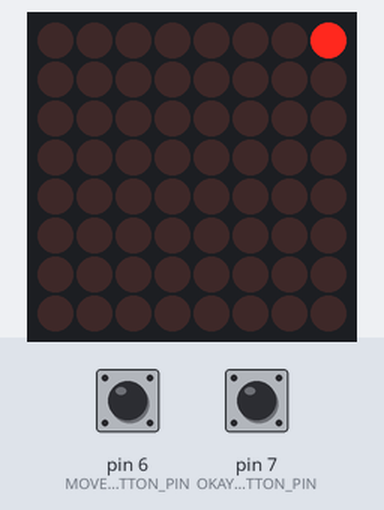
Simulated run of this sketch. Board: Arduino Uno, built with avr-gcc and run on an emulated ATmega328P. Shown: 8×8 LED matrix. The test bench sets the inputs (shaded band); at power-on: pin 7 (OKAY_BUTTON_PIN) HIGH, pin 6 (MOVE_BUTTON_PIN) HIGH.

Above: at 1.2 s.
1.3 s: pin 7 (OKAY_BUTTON_PIN) pulled LOW for 0.15 s
At 2.14 s:
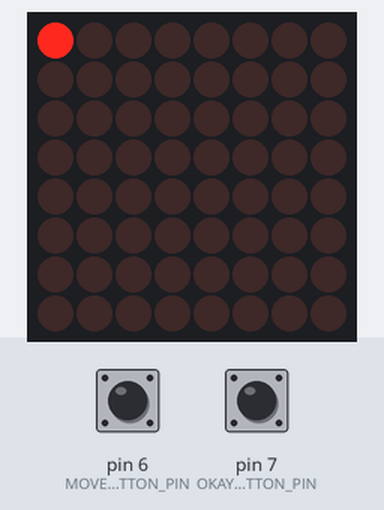
3.2 s: pin 6 (MOVE_BUTTON_PIN) pulled LOW for 1 s
At 3.35 s:
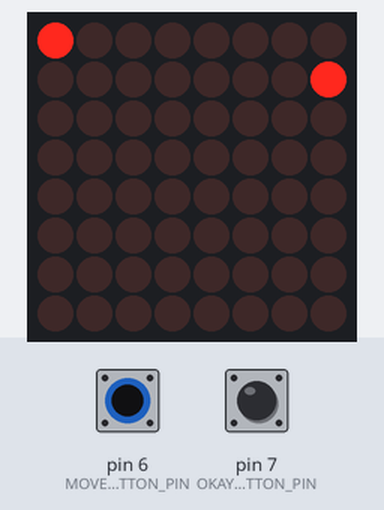
5.7 s: pin 7 (OKAY_BUTTON_PIN) pulled LOW for 1 s
At 5.93 s:
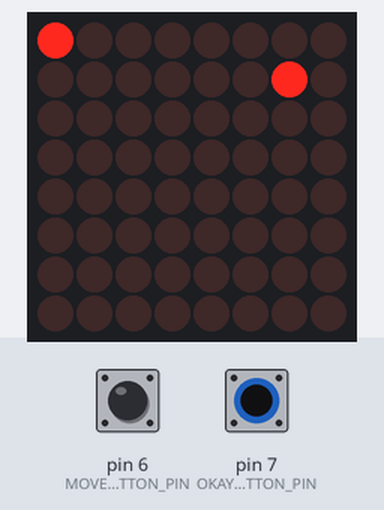
8.2 s: pin 6 (MOVE_BUTTON_PIN) pulled LOW for 0.15 s
At 8.3 s:
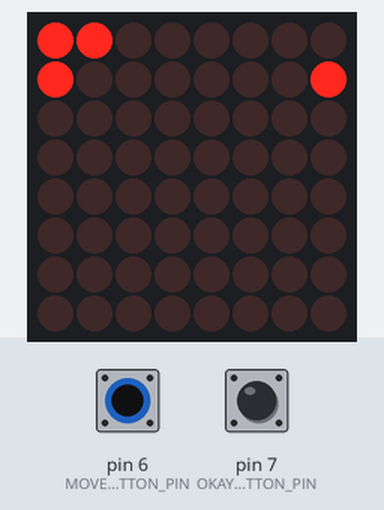
10.0 s: pin 7 (OKAY_BUTTON_PIN) pulled LOW for 0.15 s
At 10.25 s:
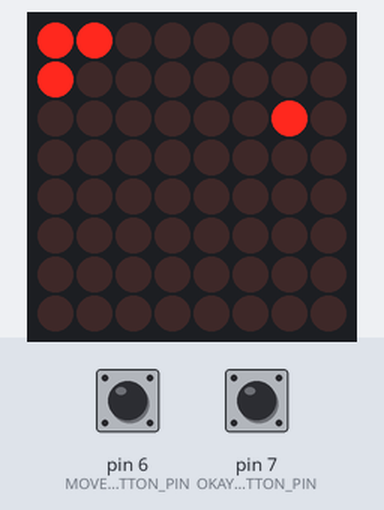
12.0 s: pin 6 (MOVE_BUTTON_PIN) pulled LOW for 3.2 s
At 12.05 s:
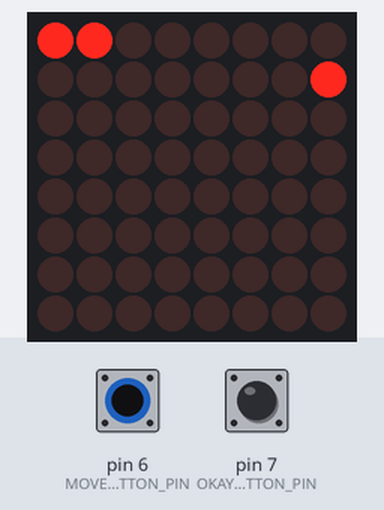

Measured:
- after the input at 1.3 s, the display: first changes after 0.14 s (image 1 shows a later state)
- after the input at 3.2 s, the display: first differs from a run without the input after 0.15 s (image 2)
- after the input at 5.7 s, the display: first differs from a run without the input after 0.22 s (image 3)
- after the input at 8.2 s, the display: first differs from a run without the input after 0.09 s (image 4)
- after the input at 10.0 s, the display: first differs from a run without the input after 0.25 s (image 5)
- after the input at 12.0 s, the display: changes after 0.05 s (image 6)

The sketch:

Connect4.ino
```cpp
#include <LedControl.h>
#include <binary.h>

#include "Connect4Game.hpp"
#include "LEDBoardRenderer.hpp"

// LED matrix pins
const int DATA_PIN = 12;
const int CLOCK_PIN = 11;
const int CS_PIN = 10;

// Button pins
const int MOVE_BUTTON_PIN = 6;
const int OKAY_BUTTON_PIN = 7;

LedControl led = LedControl(
    DATA_PIN,
    CLOCK_PIN,
    CS_PIN,
    // One device
    1);

Connect4Game<8, 8, 2> game = Connect4Game<8, 8, 2>();

void setup()
{
    // Wake up the device
    led.shutdown(0, false);
    led.setIntensity(0, 0);

    // Activate internal pull up resistors for button pins
    pinMode(MOVE_BUTTON_PIN, INPUT_PULLUP);
    pinMode(OKAY_BUTTON_PIN, INPUT_PULLUP);
}

void playingLoop()
{
    if (digitalRead(MOVE_BUTTON_PIN) == LOW)
    {
        game.movePlayer(Direction::right);
    }

    if (digitalRead(OKAY_BUTTON_PIN) == LOW)
    {
        game.placePlayer();
    }

    // Render player ones chips first, so they are solid
    renderBoard(led, game.getPlayerBoard(0));
    // If we are player one, render the player in both frames
    if (game.getPlayerNumber() == 0)
    {
        renderPlayer(led, game.getPlayerPosition());
    }
    delay(50);

    // Frame two, render both players chips. This makes player
    // twos chips flash.
    renderBoards(led, game.getPlayerBoard(0), game.getPlayerBoard(1));
    renderPlayer(led, game.getPlayerPosition());
    delay(50);

    game.step();
}

void winnerLoop()
{
    // Handle leaving the winning screen
    if (digitalRead(MOVE_BUTTON_PIN) == LOW ||
        digitalRead(OKAY_BUTTON_PIN) == LOW)
    {
        // Slowly wipe the screen
        for (int row = 7; row >= 0; row--)
        {
            led.setColumn(0, row + 2, B00000000);
            led.setColumn(0, row + 1, row % 2 == 0 ? B01010101 : B10101010);
            led.setColumn(0, row, B11111111);
            delay(100);
        }
        game.restart();
        return;
    }

    // Handle flashing the winning points
    const Vec2i *win = game.getWin();

    // First render all the boards as solid
    renderBoards(led, game.getPlayerBoard(0), game.getPlayerBoard(1));
    // but turn off the winning line
    for (int i = 0; i < 4; i++)
    {
        led.setLed(0, win[i].x, win[i].y, false);
    }
    delay(100);

    // Now render the winning line, so it flashes
    for (int i = 0; i < 4; i++)
    {
        led.setLed(0, win[i].x, win[i].y, true);
    }

    delay(100);
}

void loop()
{
    if (game.hasWinner())
    {
        winnerLoop();
    }
    else
    {
        playingLoop();
    }
}
```

Board.hpp
```cpp
#ifndef BOARD_HPP
#define BOARD_HPP

// Simple template class for easily
// getting/setting boolean array values
template <int WIDTH, int HEIGHT>
class Board
{
  public:
    const bool *getData() const
    {
        return board;
    }

    void set(const int x, const int y, const bool val)
    {
        const int index = (x % WIDTH) + (y * HEIGHT);
        board[index] = val;
    }

    bool get(const int x, const int y) const
    {
        // Return false for values outside of the board
        if (x < 0 || x >= WIDTH || y < 0 || y >= HEIGHT)
            return false;

        return board[(x % WIDTH) + (y * HEIGHT)];
    }

  private:
    // Our board data
    bool board[WIDTH * HEIGHT];
};

#endif
```

Connect4Game.hpp
```cpp
#ifndef CONNECT_4_GAME_HPP
#define CONNECT_4_GAME_HPP

#include "Board.hpp"

struct Vec2i
{
  Vec2i() : x(0), y(0){};
  Vec2i(int x, int y) : x(x), y(y){};
  int x;
  int y;
};

enum Direction
{
  left,
  right
};

enum State
{
  waitingForInput,
  running,
  winner
};

template <int WIDTH, int HEIGHT, int NUM_PLAYERS>
class Connect4Game
{
public:
  Connect4Game() : state(State::waitingForInput),
                   currentPlayer(0)
  {
    resetPlayerPosition();
  }

  // Increment the game loop by one step
  void step()
  {
    switch (state)
    {
    case State::waitingForInput:
      break;
    case State::running:
      updatePlayerPosition();
      break;
    }
  }

  // Reset the game
  void restart()
  {
    for (int i = 0; i < NUM_PLAYERS; i++)
    {
      boards[i] = Board<WIDTH, HEIGHT>();
    }
    state = State::waitingForInput;
    currentPlayer = 0;
    resetPlayerPosition();
  }

  // Move the player left or right
  void movePlayer(Direction dir)
  {
    if (state == State::waitingForInput)
    {
      if (dir == Direction::left)
        player.x = (player.x - 1) % WIDTH;
      if (dir == Direction::right)
        player.x = (player.x + 1) % WIDTH;
    }
  }

  // Drop a chip at the current player location
  void placePlayer()
  {
    if (state == State::waitingForInput)
      state = State::running;
  }

  // Gets the players current position
  const Vec2i &getPlayerPosition() const { return player; }

  // Gets the current player number
  int getPlayerNumber() const { return currentPlayer; }

  const Board<WIDTH, HEIGHT> &getPlayerBoard(int player) const { return boards[player]; }

  // Whether or not a player has won the current game
  const bool hasWinner() const { return state == State::winner; }

  // Gets the list of winning points as an array of 4 Vec2i objects
  Vec2i const *getWin() { return winPoints; }

private:
  // Handle a player chip falling one step
  void updatePlayerPosition()
  {
    // If the next position downwards is solid,
    // then place the chip here.
    bool nextPositionOccupied = false;
    for (int i = 0; i < NUM_PLAYERS; i++)
    {
      if (boards[i].get(player.x, player.y - 1) == true)
      {
        nextPositionOccupied = true;
        break;
      }
    }

    if (player.y == 0 || nextPositionOccupied)
    {
      Board<WIDTH, HEIGHT> &board = boards[currentPlayer];

      // Place the chip
      board.set(player.x, player.y, true);

      // Check if there is a win from the last placed chip
      if (findWinFromPoint(board, player, winPoints))
      {
        state = State::winner;
      }
      else
      {
        resetPlayerPosition();
        currentPlayer = (currentPlayer + 1) % NUM_PLAYERS;
        state = State::waitingForInput;
      }
    }
    else
    {
      // otherwise keep moving the chip down
      player.y--;
    }
  }

  void resetPlayerPosition()
  {
    player.x = 0;
    player.y = HEIGHT - 1;
  }

  // Given a board and a point, will determine if there is a win condition
  // intersecting with the point. If so, winPoints will be populated with
  // the list of 4 connected points.
  // Note: Naive implementation
  bool findWinFromPoint(const Board<WIDTH, HEIGHT> &board, const Vec2i &point, Vec2i *winPoints)
  {
    // Check all the patterns around the point
    // iterate from minimum extent to maximum extent, checking if we have a row of 4
    int count = 0;
    int x, y;
    for (x = point.x - 3; x < point.x + 3; x++)
    {
      if (board.get(x, point.y))
      {
        winPoints[count] = Vec2i(x, point.y);
        count++;
      }
      else
      {
        count = 0;
      }

      if (count >= 4)
        return true;
    }

    count = 0;
    for (y = point.y - 3; y < point.y + 3; y++)
    {
      if (board.get(point.x, y))
      {
        winPoints[count] = Vec2i(point.x, y);
        count++;
      }
      else
      {
        count = 0;
      }

      if (count >= 4)
        return true;
    }

    // Bottom left -> top right
    count = 0;
    for (x = point.x - 3, y = point.y - 3;
         x < point.x + 3 && y < point.y + 3;
         x++, y++)
    {
      if (board.get(x, y))
      {
        winPoints[count] = Vec2i(x, y);
        count++;
      }
      else
      {
        count = 0;
      }

      if (count >= 4)
        return true;
    }

    // Bottom right -> top left
    for (x = point.x + 3, y = point.y - 3;
         x > point.x - 3 && y < point.y + 3;
         x--, y++)
    {
      if (board.get(x, y))
      {
        winPoints[count] = Vec2i(x, y);
        count++;
      }
      else
      {
        count = 0;
      }

      if (count >= 4)
        return true;
    }

    // No matches
    return false;
  }

  // Our board data
  Board<WIDTH, HEIGHT> boards[NUM_PLAYERS];

  int currentPlayer;
  State state;

  // Player position
  Vec2i player;

  // Array of the winning 4 connected points (if the game is won)
  Vec2i winPoints[4];
};

#endif
```

LEDBoardRenderer.hpp
```cpp
#ifndef LED_BOARD_RENDERER_HPP
#define LED_BOARD_RENDERER_HPP

#include <LedControl.h>
#include "Board.hpp"

void renderPlayer(LedControl &led, const Vec2i &pos)
{
    led.setLed(0, pos.x, pos.y, true);
}

template <int WIDTH, int HEIGHT>
void renderBoard(LedControl &led, const Board<WIDTH, HEIGHT> &board)
{
    const bool *data = board.getData();

    for (int y = 0; y < HEIGHT; y++)
    {
        byte row = 0;
        for (int x = 0; x < WIDTH; x++)
        {
            // The rows and columns are backwards due to the mounting position
            row |= data[(y % HEIGHT) + (x * WIDTH)] << 7 - x;
        }
        led.setRow(0, y, row);
    }
}

template <int WIDTH, int HEIGHT>
void renderBoards(LedControl &led, const Board<WIDTH, HEIGHT> &board1, const Board<WIDTH, HEIGHT> &board2)
{
    const bool *data1 = board1.getData();
    const bool *data2 = board2.getData();

    for (int y = 0; y < HEIGHT; y++)
    {
        byte row = 0;
        for (int x = 0; x < WIDTH; x++)
        {
            // The rows and columns are backwards due to the mounting position
            row |= (data1[(y % HEIGHT) + (x * WIDTH)] || data2[(y % HEIGHT) + (x * WIDTH)]) << 7 - x;
        }
        led.setRow(0, y, row);
    }
}

#endif
```
